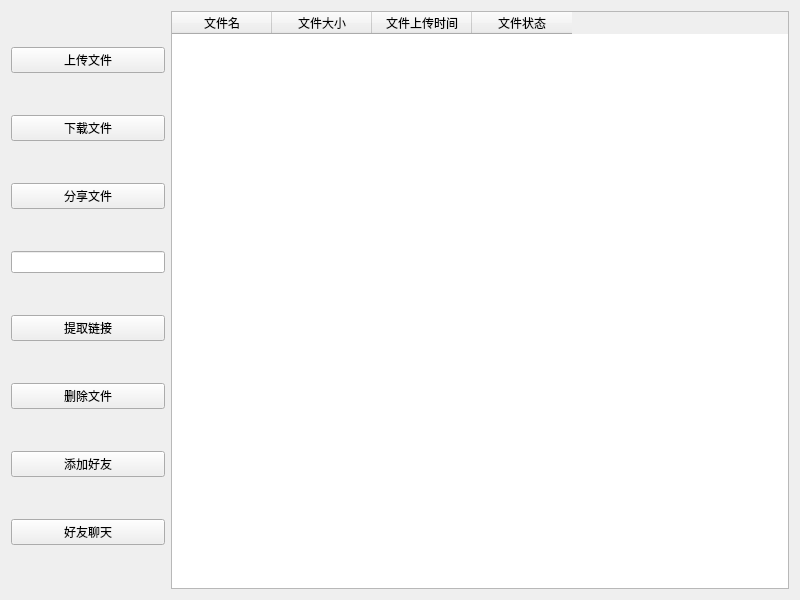
<?xml version="1.0" encoding="UTF-8"?>
<ui version="4.0">
 <class>Widget</class>
 <widget class="QWidget" name="Widget">
  <property name="geometry">
   <rect>
    <x>0</x>
    <y>0</y>
    <width>800</width>
    <height>600</height>
   </rect>
  </property>
  <property name="windowTitle">
   <string>Widget</string>
  </property>
  <layout class="QHBoxLayout" name="horizontalLayout" stretch="2,8">
   <item>
    <layout class="QVBoxLayout" name="verticalLayout">
     <item>
      <widget class="QPushButton" name="btn_uploadfile">
       <property name="text">
        <string>上传文件</string>
       </property>
      </widget>
     </item>
     <item>
      <widget class="QPushButton" name="btn_downloadFile">
       <property name="text">
        <string>下载文件</string>
       </property>
      </widget>
     </item>
     <item>
      <widget class="QPushButton" name="btn_sharedfile">
       <property name="text">
        <string>分享文件</string>
       </property>
      </widget>
     </item>
     <item>
      <widget class="QLineEdit" name="lineEdit"/>
     </item>
     <item>
      <widget class="QPushButton" name="btn_importlink">
       <property name="text">
        <string>提取链接</string>
       </property>
      </widget>
     </item>
     <item>
      <widget class="QPushButton" name="btn_deletefile">
       <property name="text">
        <string>删除文件</string>
       </property>
      </widget>
     </item>
     <item>
      <widget class="QPushButton" name="pushButton_6">
       <property name="text">
        <string>添加好友</string>
       </property>
      </widget>
     </item>
     <item>
      <widget class="QPushButton" name="pushButton_7">
       <property name="text">
        <string>好友聊天</string>
       </property>
      </widget>
     </item>
    </layout>
   </item>
   <item>
    <widget class="QTableWidget" name="tableWidget">
     <property name="rowCount">
      <number>0</number>
     </property>
     <column>
      <property name="text">
       <string>文件名</string>
      </property>
     </column>
     <column>
      <property name="text">
       <string>文件大小</string>
      </property>
     </column>
     <column>
      <property name="text">
       <string>文件上传时间</string>
      </property>
     </column>
     <column>
      <property name="text">
       <string>文件状态</string>
      </property>
     </column>
    </widget>
   </item>
  </layout>
 </widget>
 <resources/>
 <connections/>
</ui>
